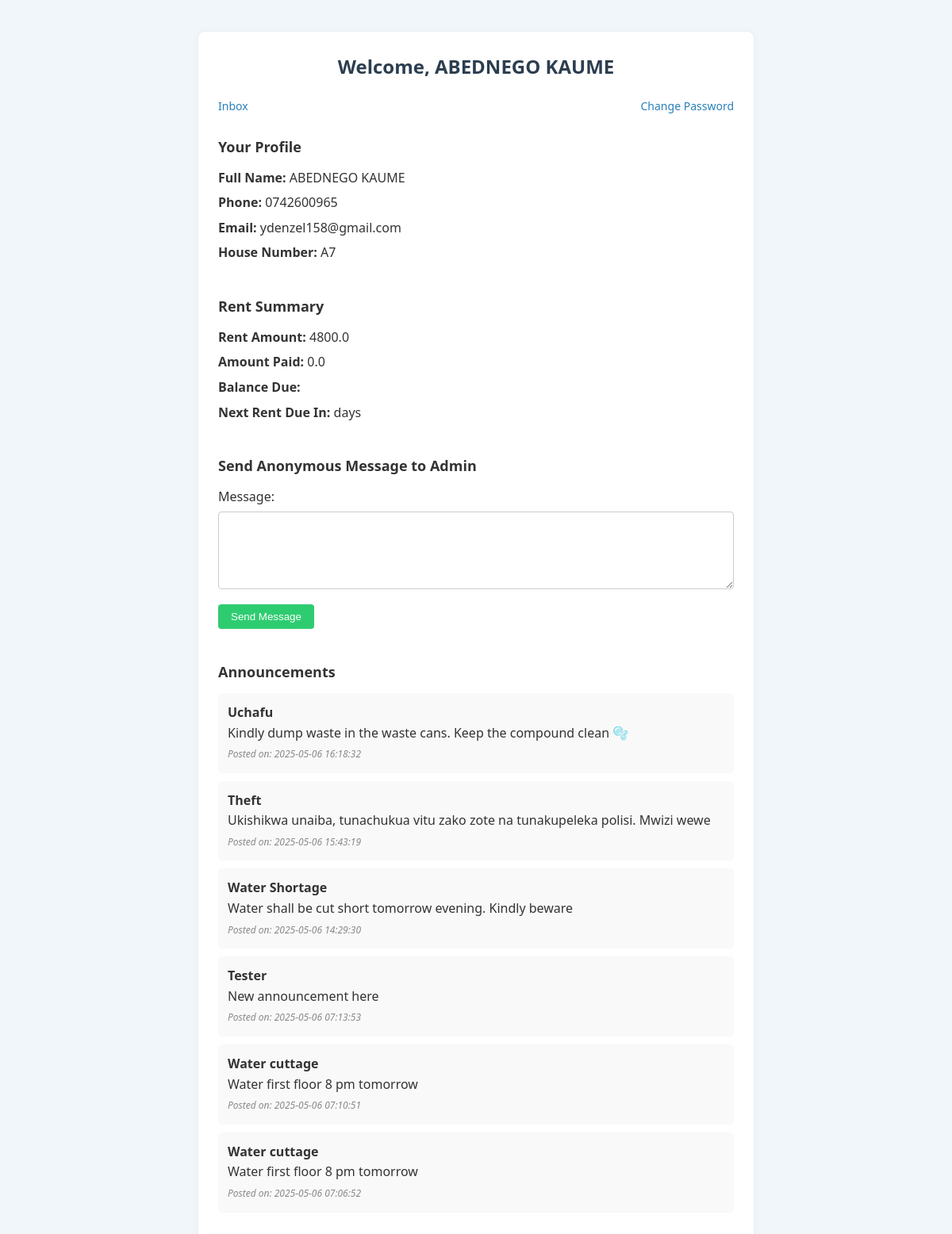
/tenant/dashboard/21 (signed in), run on the app's committed database.
### tables this page shows
CREATE TABLE tenants (
    id INTEGER PRIMARY KEY AUTOINCREMENT,
    id_number TEXT,
    full_name TEXT,
    phone TEXT UNIQUE,
    email TEXT UNIQUE,
    house_number TEXT UNIQUE,
    floor TEXT,
    rent_amount REAL,
    payment_status TEXT DEFAULT 'pending',
    balance_amount REAL DEFAULT 0,
    status TEXT DEFAULT 'pending',
    rent_paid REAL DEFAULT 0,
    password TEXT
, is_completed INTEGER DEFAULT 0);

CREATE TABLE announcements (
    id INTEGER PRIMARY KEY AUTOINCREMENT,
    title TEXT NOT NULL,
    content TEXT NOT NULL,
    created_at DATETIME DEFAULT CURRENT_TIMESTAMP
);

### app.py (the view)
@app.route('/tenant/dashboard/<int:tenant_id>')
@login_required
def tenant_reply_dashboard(tenant_id):
    conn = sqlite3.connect('rentals.db')
    conn.row_factory = sqlite3.Row
    cursor = conn.cursor()
    cursor.execute("SELECT * FROM tenants WHERE id = ?", (tenant_id,))
    tenant = cursor.fetchone()
    cursor.execute("""
        SELECT * FROM messages
        WHERE tenant_id = ? AND reply IS NOT NULL
        ORDER BY timestamp DESC
    """, (tenant_id,))
    replies = cursor.fetchall()
    cursor.execute("""
        SELECT title, content, created_at FROM announcements
        ORDER BY created_at DESC
    """)
    announcements = cursor.fetchall()
    conn.close()
    return render_template(
        'tenant_dashboard.html',
        tenant=tenant,
        replies=replies,
        announcements=announcements  # Hii ndo ilikuwa inakosekana!
    )

### app.py (called while the page is built)
def login_required(f):
    @wraps(f)
    def decorated_function(*args, **kwargs):
        if 'tenant_id' not in session:
            flash("You must log in to access this page.", "warning")
            return redirect(url_for('tenant_login'))
        return f(*args, **kwargs)
    return decorated_function

### templates/tenant_dashboard.html (shortened to what this page needs)
<!DOCTYPE html>
<html lang="en">
<head>
    <link rel="stylesheet" href="{{ url_for('static', filename='styles.css') }}">
</head>
<body>
    <div class="container">
        <h2>Welcome, {{ tenant['full_name'] }}</h2>
        <div class="top-links">
            <a href="{{ url_for('tenant_inbox', tenant_id=tenant['id']) }}">Inbox</a>
            <a href="{{ url_for('reset_password', tenant_id=tenant['id']) }}">Change Password</a>
        </div>
        <div class="section">
            <h3>Your Profile</h3>
            <p><strong>Full Name:</strong> {{ tenant['full_name'] }}</p>
            <p><strong>Phone:</strong> {{ tenant['phone'] }}</p>
            <p><strong>Email:</strong> {{ tenant['email'] }}</p>
            <p><strong>House Number:</strong> {{ tenant['house_number'] }}</p>
        </div>
        <div class="section">
            <h3>Rent Summary</h3>
            <p><strong>Rent Amount:</strong> {{ tenant['rent_amount'] }}</p>
            <p><strong>Amount Paid:</strong> {{ tenant['rent_paid'] }}</p>
            <p><strong>Balance Due:</strong> {{ balance }}</p>
            <p><strong>Next Rent Due In:</strong> {{ days_remaining }} days</p>
        </div>
        <div class="section">
            <h3>Send Anonymous Message to Admin</h3>
            <form method="POST" action="{{ url_for('send_anonymous_message', tenant_id=tenant['id']) }}">
                <label for="message">Message:</label><br>
                <textarea name="message" id="message" rows="4" required></textarea>
                <button type="submit">Send Message</button>
            </form>
        </div>
        <div class="section">
        <h3>Announcements</h3>
{% if announcements %}
    <ul>
        {% for ann in announcements %}
            <li>
                <strong>{{ ann['title'] }}</strong><br>
                {{ ann['content'] }}<br>
                <em>Posted on: {{ ann['created_at'] }}</em>
            </li>
        {% endfor %}
    </ul>
{% else %}
    <p>No announcements at this time.</p>
{% endif %}
        </div>
    </div>
</body>
</html>

### static/styles.css (style rules this page uses)
:root { --primary-color: #3498db; --secondary-color: #2c3e50; --accent-color: #f1c40f; --danger-color: #e74c3c; --success-color: #2ecc71; --bg-color: #f9f9f9; --text-color: #333; --font-family: 'Segoe UI', Tahoma, Geneva, Verdana, sans-serif; }
* { margin: 0; padding: 0; box-sizing: border-box; }
body { font-family: var(--font-family); background-color: var(--bg-color); color: var(--text-color); line-height: 1.6; padding: 20px; }
body { font-family: 'Segoe UI', Tahoma, Geneva, Verdana, sans-serif; background-color: #f1f6fb; margin: 0; padding: 0; color: #333; }
.container { max-width: 500px; margin: 40px auto; background-color: #ffffff; padding: 25px 30px; border-radius: 10px; box-shadow: 0 4px 12px rgba(0, 0, 0, 0.08); }
h2 { text-align: center; color: #205295; margin-bottom: 25px; }
.container { max-width: 800px; margin: 40px auto; padding: 20px; background: #fff; border-radius: 8px; box-shadow: 0 0 10px rgba(0, 0, 0, 0.05); }
h2, h3 { color: #2c3e50; margin-bottom: 20px; }
.section { margin-bottom: 40px; }
textarea { width: 100%; padding: 10px; border-radius: 5px; border: 1px solid #ccc; resize: vertical; min-height: 60px; font-size: 14px; margin-top: 10px; margin-bottom: 10px; }
button[type="submit"] { background-color: #2ecc71; color: white; padding: 8px 16px; border: none; border-radius: 4px; cursor: pointer; font-weight: 500; }
.container { max-width: 700px; margin: 40px auto; background: #fff; padding: 25px; border-radius: 8px; box-shadow: 0 0 10px rgba(0, 0, 0, 0.05); font-family: 'Segoe UI', sans-serif; }
h2 { text-align: center; color: #2c3e50; margin-bottom: 20px; }
.top-links { display: flex; justify-content: space-between; margin-bottom: 20px; }
.top-links a { color: #2980b9; text-decoration: none; font-size: 14px; }
.section { margin-top: 25px; }
.section h3 { margin-bottom: 12px; color: #333; font-size: 18px; }
.section p { margin: 6px 0; }
textarea { width: 100%; padding: 10px; font-family: inherit; border: 1px solid #ccc; border-radius: 4px; resize: vertical; margin-top: 5px; margin-bottom: 12px; }
button { padding: 10px 20px; background: #27ae60; color: white; border: none; border-radius: 4px; cursor: pointer; }
ul { list-style: none; padding: 0; }
li { background: #f9f9f9; padding: 12px; margin-bottom: 10px; border-radius: 5px; }
em { font-size: 12px; color: #888; }

### data on the page
tenants: full_name "ABEDNEGO KAUME", phone "0742600965", email "ydenzel158@gmail.com", house_number "A7", rent_amount "4800.0", rent_paid "0.0"
announcements: title "Uchafu", content "Kindly dump waste in the waste cans. Keep the compound clean 🫧", created_at "2025-05-06 16:18:32"
announcements: title "Theft", content "Ukishikwa unaiba, tunachukua vitu zako zote na tunakupeleka polisi. Mwizi wewe", created_at "2025-05-06 15:43:19"
announcements: title "Water Shortage", content "Water shall be cut short tomorrow evening. Kindly beware", created_at "2025-05-06 14:29:30"
announcements: title "Tester", content "New announcement here", created_at "2025-05-06 07:13:53"
announcements: title "Water cuttage", content "Water first floor 8 pm tomorrow", created_at "2025-05-06 07:10:51"
announcements: title "Water cuttage", content "Water first floor 8 pm tomorrow", created_at "2025-05-06 07:06:52"
